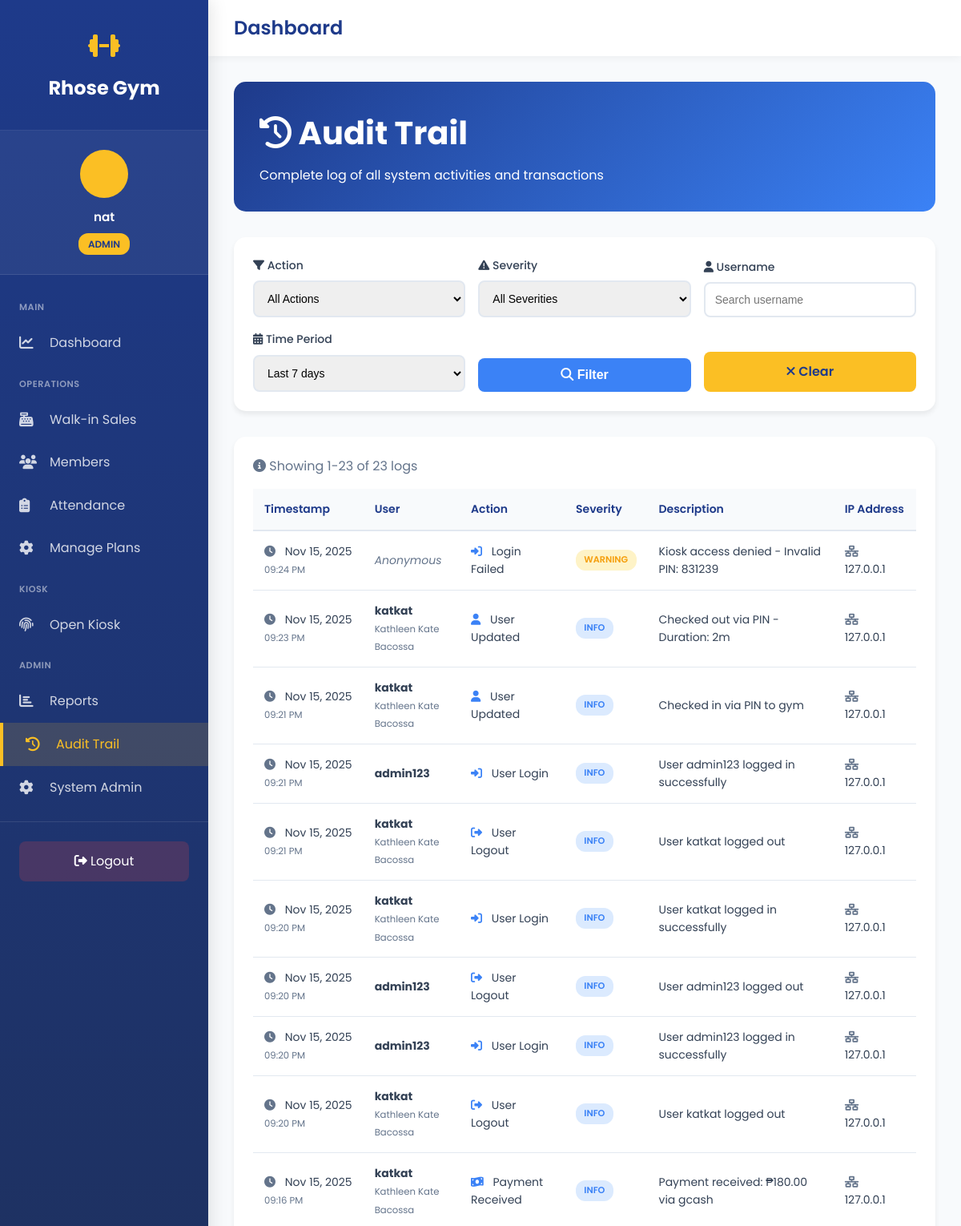
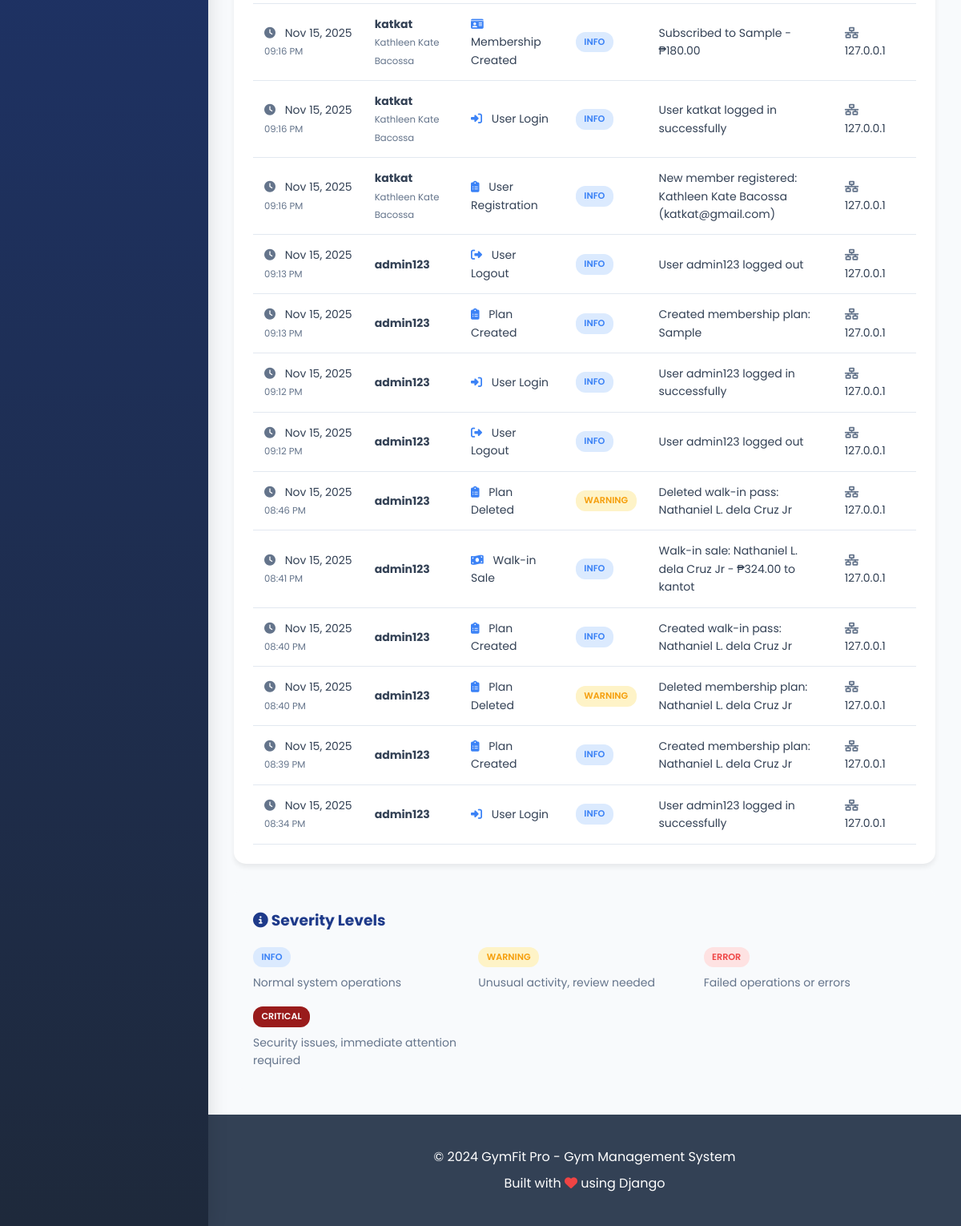
Screenshot of /audit-trail/ (signed in) with the database file from the repository (2 pictures, top to bottom).
### gym_app/models.py (models this page shows, shortened)
class User(AbstractUser):
    ROLE_CHOICES = [
        ('admin', 'Admin'),
        ('staff', 'Staff'),
        ('member', 'Member'),
    ]
    role = models.CharField(max_length=10, choices=ROLE_CHOICES, default='member')
    mobile_no = models.CharField(max_length=20, blank=True, null=True)
    address = models.TextField(blank=True, null=True)
    birthdate = models.DateField(blank=True, null=True)
    age = models.IntegerField(blank=True, null=True)
    kiosk_pin = models.CharField(
        max_length=6,
        blank=True,
        null=True,
        unique=True,
        help_text="6-digit PIN for kiosk check-in/out",
        verbose_name="Kiosk PIN"
    )
    created_at = models.DateTimeField(auto_now_add=True)
    updated_at = models.DateTimeField(auto_now=True)
    class Meta:
        db_table = 'users'
        verbose_name = 'User'
        verbose_name_plural = 'Users'
    def is_admin(self):
        return self.role == 'admin' or self.is_superuser

class AuditLog(models.Model):
    ACTION_CHOICES = [
        ('login', 'User Login'),
        ('logout', 'User Logout'),
        ('login_failed', 'Login Failed'),
        ('register', 'User Registration'),
        ('user_created', 'User Created'),
        ('user_updated', 'User Updated'),
        ('user_deleted', 'User Deleted'),
        ('role_changed', 'Role Changed'),
        ('membership_created', 'Membership Created'),
        ('membership_updated', 'Membership Updated'),
        ('membership_cancelled', 'Membership Cancelled'),
        ('membership_expired', 'Membership Expired'),
        ('payment_received', 'Payment Received'),
        ('walkin_sale', 'Walk-in Sale'),
        ('payment_refunded', 'Payment Refunded'),
        ('plan_created', 'Plan Created'),
        ('plan_updated', 'Plan Updated'),
        ('plan_deleted', 'Plan Deleted'),
        ('data_export', 'Data Exported'),
        ('report_generated', 'Report Generated'),
        ('settings_changed', 'Settings Changed'),
        ('unauthorized_access', 'Unauthorized Access Attempt'),
        ('password_changed', 'Password Changed'),
        ('permission_denied', 'Permission Denied'),
    ]
    SEVERITY_CHOICES = [
        ('info', 'Info'),
        ('warning', 'Warning'),
        ('error', 'Error'),
        ('critical', 'Critical'),
    ]
    user = models.ForeignKey(
        User,
        on_delete=models.SET_NULL,
        null=True,
        blank=True,
        related_name='audit_logs'
    )
    action = models.CharField(max_length=50, choices=ACTION_CHOICES)
    severity = models.CharField(max_length=10, choices=SEVERITY_CHOICES, default='info')
    description = models.TextField()
    ip_address = models.GenericIPAddressField(null=True, blank=True)
    user_agent = models.TextField(blank=True, null=True)
    model_name = models.CharField(max_length=100, blank=True, null=True)
    object_id = models.CharField(max_length=100, blank=True, null=True)
    object_repr = models.CharField(max_length=200, blank=True, null=True)
    extra_data = models.JSONField(default=dict, blank=True)
    timestamp = models.DateTimeField(auto_now_add=True, db_index=True)
    class Meta:
        db_table = 'audit_logs'
        verbose_name = 'Audit Log'
        verbose_name_plural = 'Audit Logs'
        ordering = ['-timestamp']
        indexes = [
            models.Index(fields=['-timestamp']),
            models.Index(fields=['user', '-timestamp']),
            models.Index(fields=['action', '-timestamp']),
        ]

### gym_app/views.py (the view, shortened to what this page needs)
# urls.py: path('audit-trail/', views.audit_trail_view, name='audit_trail'),
@login_required
def audit_trail_view(request):
    action_filter = request.GET.get('action', '')
    user_filter = request.GET.get('user', '')
    severity_filter = request.GET.get('severity', '')
    days_filter = request.GET.get('days', '7')
    logs = AuditLog.objects.all().select_related('user')
    if action_filter:
        logs = logs.filter(action=action_filter)
    if user_filter:
        logs = logs.filter(user__username__icontains=user_filter)
    if severity_filter:
        logs = logs.filter(severity=severity_filter)
    if days_filter:
        try:
            days = int(days_filter)
            from datetime import timedelta
            start_date = timezone.now() - timedelta(days=days)
            logs = logs.filter(timestamp__gte=start_date)
        except ValueError:
            pass
    from django.core.paginator import Paginator
    paginator = Paginator(logs, 50)  # 50 logs per page
    page_number = request.GET.get('page')
    page_obj = paginator.get_page(page_number)
    actions = AuditLog.ACTION_CHOICES
    context = {
        'page_obj': page_obj,
        'actions': actions,
        'action_filter': action_filter,
        'user_filter': user_filter,
        'severity_filter': severity_filter,
        'days_filter': days_filter,
    }
    return render(request, 'gym_app/audit_trail.html', context)

### templates/gym_app/audit_trail.html (shortened to what this page needs)
{% extends 'gym_app/base_sidebar.html' %}
{% block content %}
{% load static %}
<link rel="stylesheet" href="{% static 'gym_app/css/pages/audit_trail.css' %}">
<div class="page-header">
    <h1><i class="fas fa-history"></i> Audit Trail</h1>
    <p>Complete log of all system activities and transactions</p>
</div>
<div class="filters-box">
    <form method="get" action="{% url 'audit_trail' %}" class="filters-form">
        <div class="filter-group">
            <label for="action"><i class="fas fa-filter"></i> Action</label>
            <select name="action" id="action" class="filter-control">
                <option value="">All Actions</option>
            </select>
        </div>
        <div class="filter-group">
            <label for="severity"><i class="fas fa-exclamation-triangle"></i> Severity</label>
            <select name="severity" id="severity" class="filter-control">
                <option value="">All Severities</option>
            </select>
        </div>
        <div class="filter-group">
            <label for="user"><i class="fas fa-user"></i> Username</label>
            <input
                type="text"
                name="user"
                id="user"
                class="filter-control"
                placeholder="Search username"
                value="{{ user_filter }}"
            >
        </div>
        <div class="filter-group">
            <label for="days"><i class="fas fa-calendar-alt"></i> Time Period</label>
            <select name="days" id="days" class="filter-control">
                <option value="7" {% if days_filter == '7' %}selected{% endif %}>Last 7 days</option>
            </select>
        </div>
        <div class="filter-group">
            <button type="submit" class="btn btn-primary" style="width: 100%;">
                <i class="fas fa-search"></i> Filter
            </button>
        </div>
        <div class="filter-group">
            <a href="{% url 'audit_trail' %}" class="btn btn-gold" style="width: 100%; text-align: center; text-decoration: none;">
                <i class="fas fa-times"></i> Clear
            </a>
        </div>
    </form>
</div>
<div class="table-container">
    {% if page_obj %}
    <p style="color: var(--gray); margin-bottom: 1rem;">
        <i class="fas fa-info-circle"></i>
        Showing {{ page_obj.start_index }}-{{ page_obj.end_index }} of {{ page_obj.paginator.count }} log{{ page_obj.paginator.count|pluralize }}
    </p>
    <table>
        <thead>
            <tr>
                <th>Timestamp</th>
                <th>User</th>
                <th>Action</th>
                <th>Severity</th>
                <th>Description</th>
                <th>IP Address</th>
            </tr>
        </thead>
        <tbody>
            {% for log in page_obj %}
            <tr>
                <td style="white-space: nowrap;">
                    <i class="fas fa-clock action-icon" style="color: var(--gray);"></i>
                    {{ log.timestamp|date:"M d, Y" }}<br>
                    <small style="color: var(--gray);">{{ log.timestamp|date:"h:i A" }}</small>
                </td>
                <td>
                    {% if log.user %}
                        <strong>{{ log.user.username }}</strong><br>
                        <small style="color: var(--gray);">{{ log.user.get_full_name }}</small>
                    {% else %}
                        <em style="color: var(--gray);">Anonymous</em>
                    {% endif %}
                </td>
                <td>
                    <i class="fas fa-{% if 'login' in log.action %}sign-in-alt{% elif 'logout' in log.action %}sign-out-alt{% elif 'payment' in log.action or 'sale' in log.action %}money-bill-wave{% elif 'membership' in log.action %}id-card{% elif 'user' in log.action %}user{% else %}clipboard-list{% endif %} action-icon"
                       style="color: var(--secondary-blue);"></i>
                    {{ log.get_action_display }}
                </td>
                <td>
                    <span class="badge badge-{{ log.severity }}">
                        {{ log.severity|upper }}
                    </span>
                </td>
                <td>{{ log.description }}</td>
                <td>
                    {% if log.ip_address %}
                        <i class="fas fa-network-wired action-icon" style="color: var(--gray);"></i>
                        {{ log.ip_address }}
                    {% else %}
                        <em style="color: var(--gray);">N/A</em>
                    {% endif %}
                </td>
            </tr>
            {% endfor %}
        </tbody>
    </table>
    {% else %}
    <div class="empty-state">
        <i class="fas fa-clipboard-list"></i>
        <h2 style="color: var(--primary-blue);">No Audit Logs Found</h2>
        <p>No activities match your filter criteria</p>
    </div>
    {% endif %}
</div>
<div style="background: var(--light-bg); padding: 1.5rem; border-radius: 12px; margin-top: 2rem;">
    <h3 style="color: var(--primary-blue); margin-bottom: 1rem;">
        <i class="fas fa-info-circle"></i> Severity Levels
    </h3>
    <div style="display: grid; grid-template-columns: repeat(auto-fit, minmax(200px, 1fr)); gap: 1rem;">
        <div>
            <span class="badge badge-info">INFO</span>
            <p style="color: var(--gray); font-size: 0.875rem; margin-top: 0.5rem;">Normal system operations</p>
        </div>
        <div>
            <span class="badge badge-warning">WARNING</span>
            <p style="color: var(--gray); font-size: 0.875rem; margin-top: 0.5rem;">Unusual activity, review needed</p>
        </div>
        <div>
            <span class="badge badge-error">ERROR</span>
            <p style="color: var(--gray); font-size: 0.875rem; margin-top: 0.5rem;">Failed operations or errors</p>
        </div>
        <div>
            <span class="badge badge-critical">CRITICAL</span>
            <p style="color: var(--gray); font-size: 0.875rem; margin-top: 0.5rem;">Security issues, immediate attention required</p>
        </div>
    </div>
</div>
{% endblock %}

### templates/gym_app/base_sidebar.html (shortened to what this page needs)
<!DOCTYPE html>
<html lang="en">
<head>
    <link rel="stylesheet" href="https://cdnjs.cloudflare.com/ajax/libs/font-awesome/6.4.0/css/all.min.css">
</head>
<body class="has-sidebar">
    <aside class="sidebar" id="sidebar">
        <div class="sidebar-header">
            <div class="sidebar-logo">
                <i class="fas fa-dumbbell"></i>
            </div>
            <a href="{% url 'home' %}" class="sidebar-brand">Rhose Gym</a>
        </div>
        <div class="sidebar-user">
            <div class="sidebar-user-avatar">
            </div>
            <div class="sidebar-user-name">{{ user.get_full_name|default:user.username }}</div>
            <div style="text-align: center; margin-top: 0.5rem;">
                <span class="sidebar-user-role">{{ user.role }}</span>
            </div>
        </div>
            <nav class="sidebar-menu">
            <div class="sidebar-section">Main</div>
            <a href="{% url 'dashboard' %}" {% if request.path == '/dashboard/' %}class="active"{% endif %}>
                <i class="fas fa-chart-line"></i>
                <span>Dashboard</span>
            </a>
            <div class="sidebar-section">Operations</div>
            <a href="{% url 'walkin_purchase' %}" {% if 'walkin' in request.path %}class="active"{% endif %}>
                <i class="fas fa-cash-register"></i>
                <span>Walk-in Sales</span>
            </a>
            <a href="{% url 'members_list' %}" {% if 'members' in request.path %}class="active"{% endif %}>
                <i class="fas fa-users"></i>
                <span>Members</span>
            </a>
            <a href="{% url 'attendance_report' %}" {% if 'attendance' in request.path %}class="active"{% endif %}>
                <i class="fas fa-clipboard-list"></i>
                <span>Attendance</span>
            </a>
            <a href="{% url 'manage_plans' %}" {% if 'manage-plans' in request.path %}class="active"{% endif %}>
                <i class="fas fa-cog"></i>
                <span>Manage Plans</span>
            </a>
            <div class="sidebar-section">Kiosk</div>
            <a href="{% url 'kiosk_login' %}" target="_blank">
                <i class="fas fa-fingerprint"></i>
                <span>Open Kiosk</span>
            </a>
            {% if user.is_admin %}
            <div class="sidebar-section">Admin</div>
            <a href="{% url 'reports' %}" {% if 'reports' in request.path %}class="active"{% endif %}>
                <i class="fas fa-chart-bar"></i>
                <span>Reports</span>
            </a>
            <a href="{% url 'audit_trail' %}" {% if 'audit' in request.path %}class="active"{% endif %}>
                <i class="fas fa-history"></i>
                <span>Audit Trail</span>
            </a>
            <a href="/admin/" target="_blank">
                <i class="fas fa-cog"></i>
                <span>System Admin</span>
            </a>
            {% endif %}
        </nav>
        <div class="sidebar-footer">
            <a href="{% url 'logout' %}">
                <i class="fas fa-sign-out-alt"></i> Logout
            </a>
        </div>
    </aside>
    <div class="main-wrapper">
        <div class="top-navbar">
            <div class="top-navbar-left">
                <h1>{% block page_title %}Dashboard{% endblock %}</h1>
            </div>
        </div>
        <main class="main-content">
            {% block content %}{% endblock %}
        </main>
        <footer class="footer">
            <div class="container">
                <p>&copy; 2024 GymFit Pro - Gym Management System</p>
                <p>Built with <i class="fas fa-heart" style="color: var(--danger);"></i> using Django</p>
            </div>
        </footer>
    </div>
</body>
</html>

### gym_app/static/gym_app/css/pages/audit_trail.css (style rules this page uses)
.page-header { background: linear-gradient(135deg, var(--primary-blue) 0%, var(--secondary-blue) 100%); color: var(--white); padding: 2rem; border-radius: 15px; margin-bottom: 2rem; }
.page-header h1 { font-size: 2.5rem; margin-bottom: 0.5rem; }
.filters-box { background: var(--white); padding: 1.5rem; border-radius: 15px; box-shadow: 0 4px 6px rgba(0, 0, 0, 0.07); margin-bottom: 2rem; }
.filters-form { display: grid; grid-template-columns: repeat(auto-fit, minmax(200px, 1fr)); gap: 1rem; align-items: end; }
.filter-group label { display: block; margin-bottom: 0.5rem; color: var(--dark-gray); font-weight: 500; font-size: 0.875rem; }
.filter-control { width: 100%; padding: 0.75rem; border: 2px solid #e2e8f0; border-radius: 8px; font-size: 0.875rem; transition: all 0.3s; }
.table-container { background: var(--white); border-radius: 15px; padding: 1.5rem; box-shadow: 0 4px 6px rgba(0, 0, 0, 0.07); overflow-x: auto; }
table { width: 100%; border-collapse: collapse; font-size: 0.875rem; }
table thead { background-color: var(--light-bg); }
table th { padding: 0.875rem; text-align: left; font-weight: 600; color: var(--primary-blue); border-bottom: 2px solid #e2e8f0; white-space: nowrap; }
table td { padding: 0.875rem; border-bottom: 1px solid #e2e8f0; color: var(--dark-gray); }
.badge { display: inline-block; padding: 0.25rem 0.65rem; border-radius: 12px; font-size: 0.7rem; font-weight: 600; text-transform: uppercase; white-space: nowrap; }
.badge-info { background-color: #dbeafe; color: var(--secondary-blue); }
.badge-warning { background-color: #fef3c7; color: var(--warning); }
.badge-error { background-color: #fee2e2; color: var(--danger); }
.badge-critical { background-color: #991b1b; color: var(--white); }
.action-icon { margin-right: 0.5rem; }

### rows the page displays
User: get_full_name "nat", role "ADMIN"
AuditLog: timestamp "Nov 15, 2025", timestamp "09:24 PM", shows "Anonymous", action "Login Failed", severity "WARNING", description "Kiosk access denied - Invalid PIN: 831239", ip_address "127.0.0.1"
AuditLog: timestamp "Nov 15, 2025", timestamp "09:23 PM", user.username "katkat", user.get_full_name "Kathleen Kate Bacossa", action "User Updated", severity "INFO", description "Checked out via PIN - Duration: 2m", ip_address "127.0.0.1"
AuditLog: timestamp "Nov 15, 2025", timestamp "09:21 PM", user.username "katkat", user.get_full_name "Kathleen Kate Bacossa", action "User Updated", severity "INFO", description "Checked in via PIN to gym", ip_address "127.0.0.1"
AuditLog: timestamp "Nov 15, 2025", timestamp "09:21 PM", user.username "admin123", action "User Login", severity "INFO", description "User admin123 logged in successfully", ip_address "127.0.0.1"
AuditLog: timestamp "Nov 15, 2025", timestamp "09:21 PM", user.username "katkat", user.get_full_name "Kathleen Kate Bacossa", action "User Logout", severity "INFO", description "User katkat logged out", ip_address "127.0.0.1"
AuditLog: timestamp "Nov 15, 2025", timestamp "09:20 PM", user.username "katkat", user.get_full_name "Kathleen Kate Bacossa", action "User Login", severity "INFO", description "User katkat logged in successfully", ip_address "127.0.0.1"
AuditLog: timestamp "Nov 15, 2025", timestamp "09:20 PM", user.username "admin123", action "User Logout", severity "INFO", description "User admin123 logged out", ip_address "127.0.0.1"
AuditLog: timestamp "Nov 15, 2025", timestamp "09:20 PM", user.username "admin123", action "User Login", severity "INFO", description "User admin123 logged in successfully", ip_address "127.0.0.1"
AuditLog: timestamp "Nov 15, 2025", timestamp "09:20 PM", user.username "katkat", user.get_full_name "Kathleen Kate Bacossa", action "User Logout", severity "INFO", description "User katkat logged out", ip_address "127.0.0.1"
AuditLog: timestamp "Nov 15, 2025", timestamp "09:16 PM", user.username "katkat", user.get_full_name "Kathleen Kate Bacossa", action "Payment Received", severity "INFO", description "Payment received: ₱180.00 via gcash", ip_address "127.0.0.1"
AuditLog: timestamp "Nov 15, 2025", timestamp "09:16 PM", user.username "katkat", user.get_full_name "Kathleen Kate Bacossa", action "Membership Created", severity "INFO", description "Subscribed to Sample - ₱180.00", ip_address "127.0.0.1"
AuditLog: timestamp "Nov 15, 2025", timestamp "09:16 PM", user.username "katkat", user.get_full_name "Kathleen Kate Bacossa", action "User Login", severity "INFO", description "User katkat logged in successfully", ip_address "127.0.0.1"
AuditLog: timestamp "Nov 15, 2025", timestamp "09:16 PM", user.username "katkat", user.get_full_name "Kathleen Kate Bacossa", action "User Registration", severity "INFO", description "New member registered: Kathleen Kate Bacossa (katkat@gmail.com)", ip_address "127.0.0.1"
AuditLog: timestamp "Nov 15, 2025", timestamp "09:13 PM", user.username "admin123", action "User Logout", severity "INFO", description "User admin123 logged out", ip_address "127.0.0.1"
AuditLog: timestamp "Nov 15, 2025", timestamp "09:13 PM", user.username "admin123", action "Plan Created", severity "INFO", description "Created membership plan: Sample", ip_address "127.0.0.1"
AuditLog: timestamp "Nov 15, 2025", timestamp "09:12 PM", user.username "admin123", action "User Login", severity "INFO", description "User admin123 logged in successfully", ip_address "127.0.0.1"
AuditLog: timestamp "Nov 15, 2025", timestamp "09:12 PM", user.username "admin123", action "User Logout", severity "INFO", description "User admin123 logged out", ip_address "127.0.0.1"
AuditLog: timestamp "Nov 15, 2025", timestamp "08:46 PM", user.username "admin123", action "Plan Deleted", severity "WARNING", description "Deleted walk-in pass: Nathaniel L. dela Cruz Jr", ip_address "127.0.0.1"
AuditLog: timestamp "Nov 15, 2025", timestamp "08:41 PM", user.username "admin123", action "Walk-in Sale", severity "INFO", description "Walk-in sale: Nathaniel L. dela Cruz Jr - ₱324.00 to kantot", ip_address "127.0.0.1"
AuditLog: timestamp "Nov 15, 2025", timestamp "08:40 PM", user.username "admin123", action "Plan Created", severity "INFO", description "Created walk-in pass: Nathaniel L. dela Cruz Jr", ip_address "127.0.0.1"
AuditLog: timestamp "Nov 15, 2025", timestamp "08:40 PM", user.username "admin123", action "Plan Deleted", severity "WARNING", description "Deleted membership plan: Nathaniel L. dela Cruz Jr", ip_address "127.0.0.1"
AuditLog: timestamp "Nov 15, 2025", timestamp "08:39 PM", user.username "admin123", action "Plan Created", severity "INFO", description "Created membership plan: Nathaniel L. dela Cruz Jr", ip_address "127.0.0.1"
AuditLog: timestamp "Nov 15, 2025", timestamp "08:34 PM", user.username "admin123", action "User Login", severity "INFO", description "User admin123 logged in successfully", ip_address "127.0.0.1"

### other values shown
{{ page_obj.start_index }} "1"
{{ page_obj.end_index }} "23"
{{ page_obj.paginator.count }} "23"
